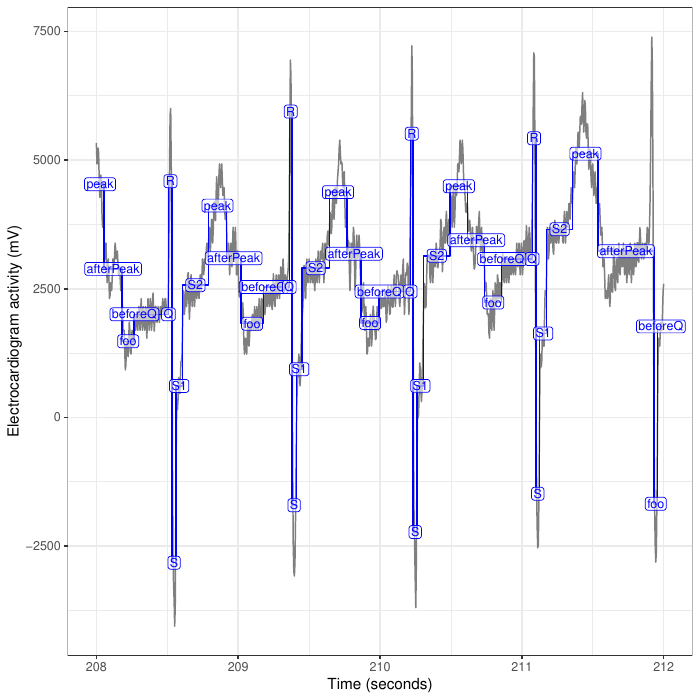

The R source for this figure:
devtools::install_github("vrunge/gfpop.data")
library(gfpop)
library(gfpop.data)
data(ECG, package = "gfpop.data")
library(data.table)
library(ggplot2)


# Graph construction
#------------------------------------------------------------------------------------------------
heartbeatGraph <- gfpop::graph(
  gfpop::Edge(0, 1, type = "down", penalty = 8e7, gap=0),
  gfpop::Edge(1, 2, type = "up", penalty = 0, gap=2000),
  gfpop::Edge(2, 3, type = "down", penalty = 0, gap=5000),
  gfpop::Edge(3, 4, type = "up", penalty = 0, gap=2000),
  gfpop::Edge(4, 5, type = "up", penalty = 0, gap=1000),
  gfpop::Edge(5, 6, type = "up", penalty = 0, gap=0),
  gfpop::Edge(6, 7, type = "down", penalty = 0, gap=0),
  gfpop::Edge(7, 8, type = "down", penalty = 0, gap=0),
  gfpop::Edge(8, 0, type = "up", penalty =0, gap=0),
  all.null.edges = TRUE
)

# Fit graph to signal
fitted_model <- gfpop(data = ECG$data$millivolts, mygraph = heartbeatGraph, type = "mean")


plot_qrs_modelled_signal <- function(
  fitted_model,
  dataset,
  sampling_frequency
){
  ## Build a table that describes segments
  ##
  end.i <- fitted_model$changepoints
  start.i <- c(1, end.i[-length(end.i)]+1)

  # Create initial table with 4 columns
  segments.dt <- with(dataset, data.table(
    timeStart=time[start.i],
    timeEnd=time[end.i],
    state=as.numeric(fitted_model$states),
    mean=fitted_model$parameters
  ))

  # Assign a letter to each state in a separate column
  segments.dt[, letter := c("beforeQ", "Q", "R", "S", "S1", "S2", "peak", "afterPeak", "foo")[state+1] ]

  # Create a new table with two rwos per segment. For a given segment:
  # The "time" column has the beginning of the segment -0,5 on the first row
  # The "time" column gas the end of the segment + 0.5 on the first row
  # The "mean" column has a copy of the mean on both rows.
  mean.dt <- segments.dt[, data.table(
    time=as.numeric(rbind(timeStart-0.5, timeEnd+0.5)),
    mean=as.numeric(rbind(mean, mean)) # rbind concatenates rows together
  )]


  model.dt = segments.dt[, data.table(
      time=ifelse(letter=='Q', timeEnd, (timeStart+timeEnd)/2),
      millivolts=mean,
      letter
    )]

  truth.dt <- segments.dt[letter=="R", list(time=(timeStart+timeEnd)/2)]


  # Plot
  #------------------------------------------------------------------------------------------------
  ggplot()+
    # Plot the true R spikes in red
    geom_vline(aes(
      xintercept=time/sampling_frequency),
      color="red",
      data=truth.dt)+
    geom_text(aes(
      x, y, hjust=hjust, label="True R"),
      color="red",
      size=3,
      data=data.table(
        x=208.5, y=6500, hjust=1, label="True R"))+
    theme_bw()+
    theme(panel.spacing=grid::unit(0, "lines"))+
    # Plot the ECG signal in grey
    geom_line(aes(
      time/sampling_frequency, millivolts),
      color="grey50",
      data=ECG$data)+
    # Plot the mean-based model in blue
    geom_line(aes(
      time/sampling_frequency, mean),
      data=mean.dt,
      color="blue")+
    # Plot the state labels on top of the model plot in blue
    geom_label(aes(
      time/sampling_frequency, millivolts,
      label=letter),
      color="blue",
      size=3,
      label.padding=grid::unit(0.1, "lines"),
      alpha=0.6,
      data=model.dt)+
    coord_cartesian(xlim=c(52000, 52900)/sampling_frequency, expand=FALSE)+
    xlab("Time (seconds)")+
    ylab("Electrocardiogram activity (mV)")
}

gg <- plot_qrs_modelled_signal(
  fitted_model = fitted_model,
  dataset = ECG$data,
  sampling_frequency = 250
)

show(gg)
pdf("R/ECG/gfpop_ECG.pdf")
print(gg)
dev.off()